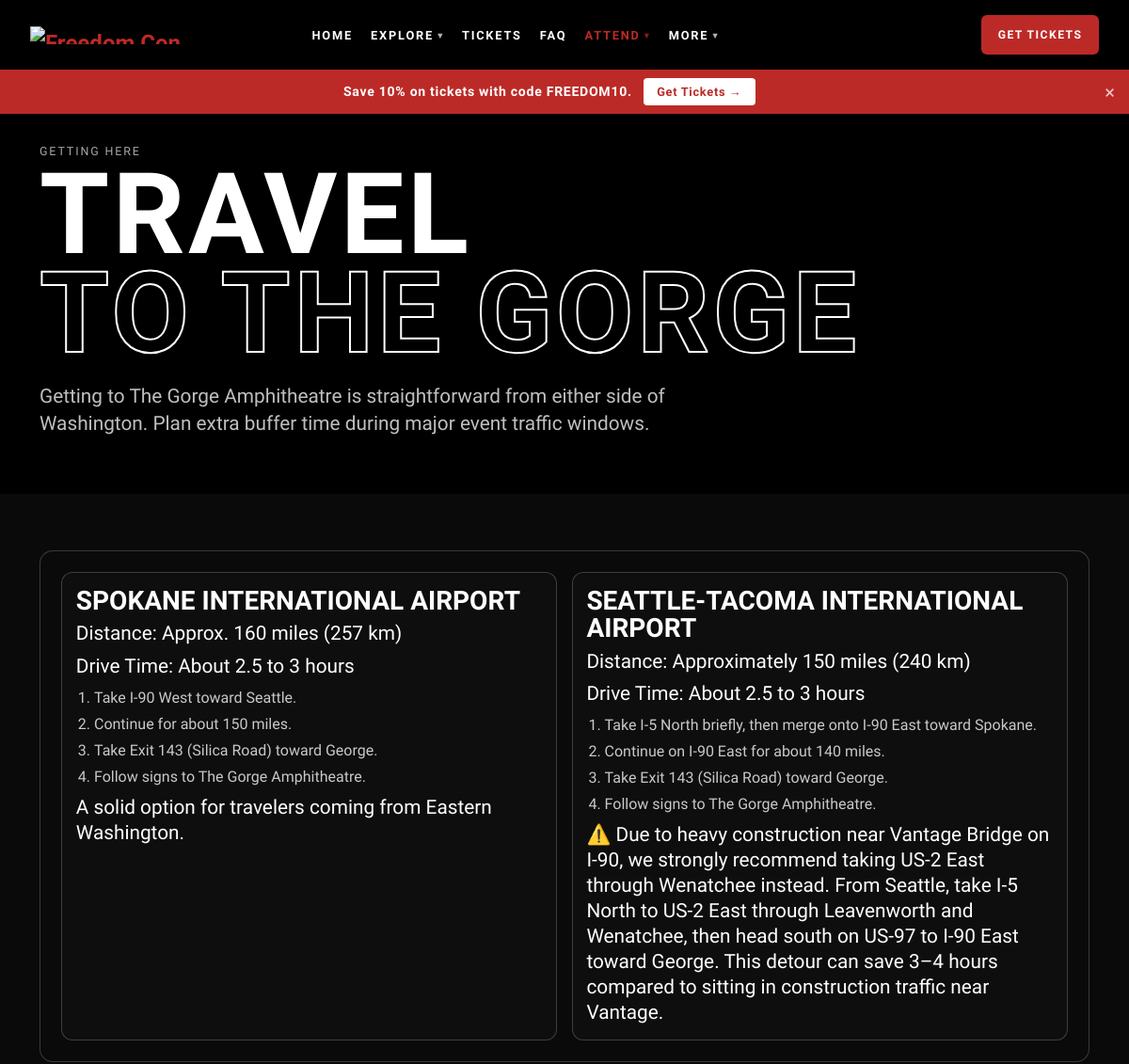
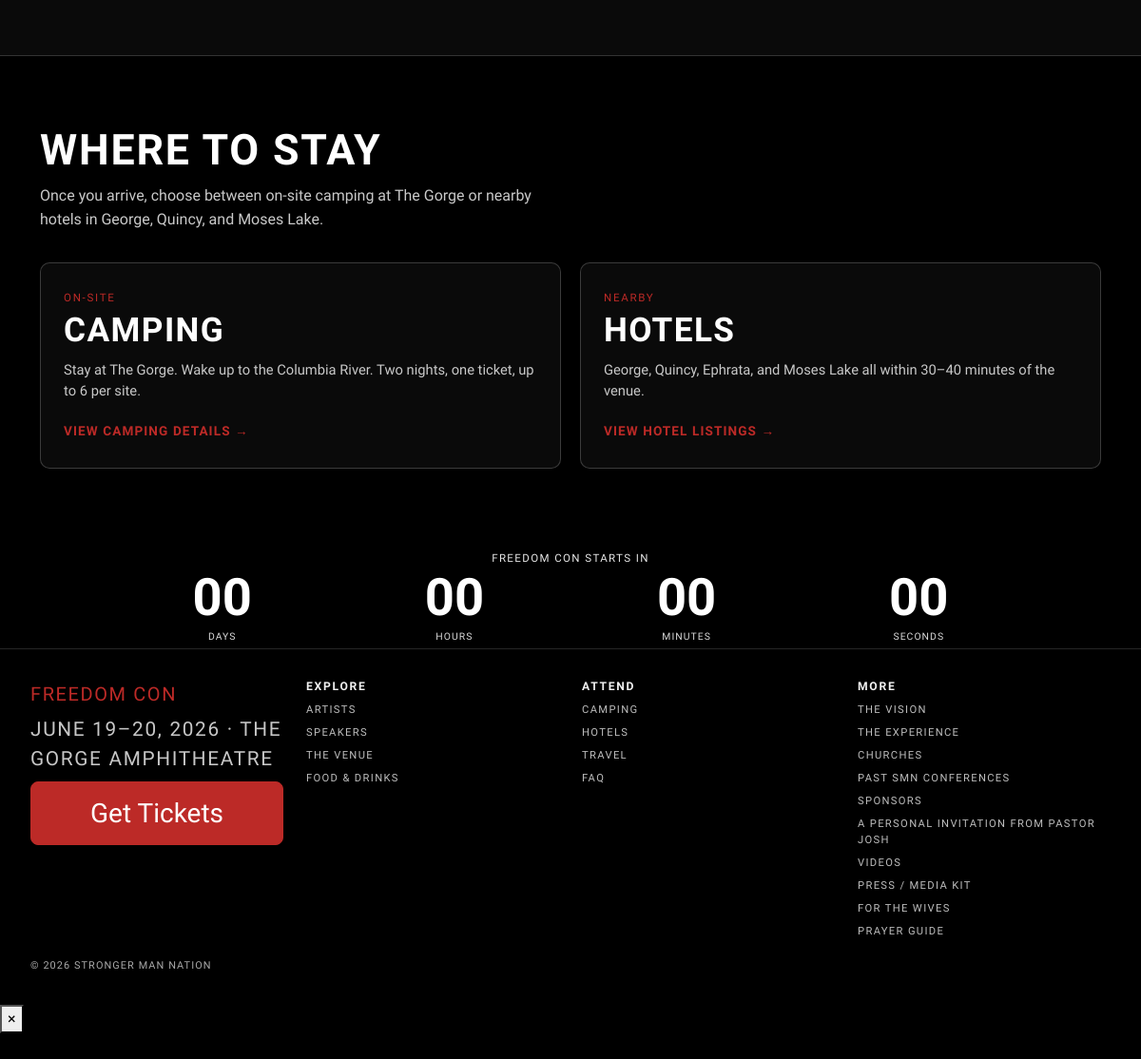
The app's page /travel with its own data (2 pictures, top to bottom).
### src/models/main.py (models this page shows, shortened)
class Airport(db.Model):
    __tablename__ = "airports"
    id = db.Column(db.Integer, primary_key=True)
    name = db.Column(db.String(300), nullable=False)
    distance = db.Column(db.String(200), default="")
    drive_time = db.Column(db.String(200), default="")
    route_json = db.Column(db.Text, default="[]")
    notes = db.Column(db.Text, default="")
    sort_order = db.Column(db.Integer, default=0)
    def to_dict(self) -> dict:
        return {
            "name": self.name,
            "distance": self.distance,
            "drive_time": self.drive_time,
            "route": _json_load(self.route_json, []),
            "notes": self.notes,
        }

### src/controllers/routes.py (the view)
@public_bp.get("/travel")
def travel_page() -> str:
	return render_template(
		"public/traveling/index.html",
		travel_info=get_travel_info(),
		seo=build_seo(
			title="FREEDOM CON Travel Guide | Getting to The Gorge Amphitheatre",
			description="Plan your drive to The Gorge Amphitheatre for Freedom Con. Airport routes, drive times, and travel tips from Seattle and Spokane.",
			path="/travel",
		),
	)

### src/controllers/routes.py (called while the page is built)
def build_seo(
	*,
	title: str,
	description: str,
	path: str,
	canonical_path: str | None = None,
	robots: str = "index,follow",
	og_type: str = "website",
	image_path: str = "https://pub-fc470c82f793409f9e6c126deeb0387d.r2.dev/img/guys_rise_of_the_statesmen.webp",
) -> dict[str, str]:
	resolved_canonical = canonical_path or path
	resolved_image = image_path if image_path.startswith("http") else f"{SITE_URL}{image_path}"
	return {
		"title": title,
		"description": description,
		"canonical_url": f"{SITE_URL}{resolved_canonical}",
		"robots": robots,
		"og_type": og_type,
		"og_image_url": resolved_image,
		"site_name": "Freedom Con",
		"twitter_card": "summary_large_image",
	}

### src/models/main.py (called while the page is built)
def _json_load(raw: str | None, default):
    try:
        return json.loads(raw) if raw else default
    except (ValueError, TypeError):
        return default

    def get_value(self):
        return _json_load(self.value_json, {})

### src/services/main.py (called while the page is built)
def get_travel_info() -> dict:
    from src.models.main import Airport, db
    meta = _get_site_config("travel_info_meta", {})
    airport_rows = db.session.execute(
        db.select(Airport).order_by(Airport.sort_order)
    ).scalars().all()
    return {
        "overview": meta.get("overview", ""),
        "airports": [r.to_dict() for r in airport_rows],
    }

def _get_site_config(key: str, default=None):
    from src.models.main import SiteConfig, db
    row = db.session.execute(
        db.select(SiteConfig).where(SiteConfig.key == key)
    ).scalar_one_or_none()
    if row is None:
        return default if default is not None else {}
    return row.get_value()

### src/templates/public/traveling/index.html (shortened to what this page needs)
{% extends "bases/public.html" %}
{% from "components/macros/banner.html" import slim_banner %}
{% block styles %}
<link rel="stylesheet" href="{{ url_for('static', filename='css/components/accommodations.css') }}">
{% endblock %}
{% block navigation %}
{% include "components/navigation.html" %}
{% endblock %}
{% block content %}
<main class="traveling-page">
	<section class="traveling-hero" aria-label="Travel page header">
		<div class="traveling-hero__inner container-xl">
			<p class="traveling-hero__eyebrow">Getting Here</p>
			<h1 class="traveling-hero__title">
				<span class="traveling-hero__title-filled">Travel</span><span class="traveling-hero__title-outlined"> to The Gorge</span>
			</h1>
			<p class="traveling-hero__copy">{{ travel_info.overview }}</p>
		</div>
	</section>
	<section class="accommodations-section" aria-label="Travel details">
		<div class="accommodations-section__inner container-xl">
			<div class="accommodations-panel">
				<div class="accommodations-panel__grid">
					{% for airport in travel_info.airports %}
					<article class="accommodations-card">
						<h3>{{ airport.name }}</h3>
						<p><strong>Distance:</strong> {{ airport.distance }}</p>
						<p><strong>Drive Time:</strong> {{ airport.drive_time }}</p>
						<ol class="accommodations-route-list">
							{% for step in airport.route %}
							<li>{{ step }}</li>
							{% endfor %}
						</ol>
						<p>{{ airport.notes }}</p>
					</article>
					{% endfor %}
				</div>
			</div>
		</div>
	</section>
	<section class="traveling-cta" aria-label="Where to stay">
		<div class="traveling-cta__inner container-xl">
			<h2 class="traveling-cta__heading">Where to Stay</h2>
			<p class="traveling-cta__copy">Once you arrive, choose between on-site camping at The Gorge or nearby hotels in George, Quincy, and Moses Lake.</p>
			<div class="accommodations-hub__grid" style="margin-top: 1.5rem;">
				<a class="accommodations-hub__card" href="/camping">
					<p class="accommodations-hub__card-eyebrow">On-Site</p>
					<h3 class="accommodations-hub__card-title">Camping</h3>
					<p class="accommodations-hub__card-copy">Stay at The Gorge. Wake up to the Columbia River. Two nights, one ticket, up to 6 per site.</p>
					<span class="accommodations-hub__card-cta">View Camping Details &rarr;</span>
				</a>
				<a class="accommodations-hub__card" href="/hotels">
					<p class="accommodations-hub__card-eyebrow">Nearby</p>
					<h3 class="accommodations-hub__card-title">Hotels</h3>
					<p class="accommodations-hub__card-copy">George, Quincy, Ephrata, and Moses Lake all within 30&ndash;40 minutes of the venue.</p>
					<span class="accommodations-hub__card-cta">View Hotel Listings &rarr;</span>
				</a>
			</div>
		</div>
	</section>
</main>
{% endblock %}
{% block footer %}
{% include "components/footer.html" %}
{% endblock %}

### src/static/css/main.css (style rules this page uses)
:root { color-scheme: light; --font-regular: "Oswald", Arial, sans-serif; --font-action: "Fremont", "Oswald", Arial, sans-serif; --font-primary: var(--font-regular); --font-secondary: var(--font-action); --font-oswald-light: var(--font-regular); --font-oswald-bold: var(--font-regular); --font-fremont-osf-bold: var(--font-action); --font-ghost-factory: "Ghost Factory", "Fremont", "Oswald", Arial, sans-serif; --font-american-scribe: "American Scribe", cursive; --color-primary: #000000; --color-secondary: #ffffff; --color-accent: #BC2A27; --color-bg: var(--color-secondary); --color-text: var(--color-primary); --color-surface: var(--color-primary); --color-on-surface: var(--color-secondary); --font-size-p: 1.3em; --font-size-h1: 2.5rem; --font-size-h2: 2rem; --font-size-h3: 1.75rem; --font-size-h4: 1.5rem; --font-size-h5: 1.25rem; --font-size-h6: 1rem; }
html, body { margin: 0; }
body { font-family: var(--font-primary); font-weight: 300; background: var(--color-bg); color: var(--color-text); }
h1, h2, h3, h4, h5, h6, .font-secondary { font-family: var(--font-secondary); font-weight: 700; }
h1 { font-size: var(--font-size-h1); }
h2 { font-size: var(--font-size-h2); }
h3 { font-size: var(--font-size-h3); }
p { font-size: var(--font-size-p); }

### src/static/css/components/freedom_con_shell.css (style rules this page uses)
:root { --fc-bg: #000000; --fc-surface: #0a0a0a; --fc-ink: #ffffff; --fc-accent: #BC2A27; --fc-muted: #c9c9c9; --fc-line: rgba(255, 255, 255, 0.2); --color-primary: #000000; --color-secondary: #ffffff; --font-oswald-bold: var(--font-regular); --font-oswald-light: var(--font-regular); }
body { background: var(--fc-bg); color: var(--fc-ink); font-family: var(--font-oswald-light); }

### records on screen
Airport: name "SPOKANE INTERNATIONAL AIRPORT", distance "Approx. 160 miles (257 km)", drive_time "About 2.5 to 3 hours", route "Take I-90 West toward Seattle." "Continue for about 150 miles." "Take Exit 143 (Silica Road) toward George." "Follow signs to The Gorge Amphitheatre.", notes "A solid option for travelers coming from Eastern Washington."
Airport: name "SEATTLE-TACOMA INTERNATIONAL AIRPORT", distance "Approximately 150 miles (240 km)", drive_time "About 2.5 to 3 hours", route "Take I-5 North briefly, then merge onto I-90 East toward Spokane." "Continue on I-90 East for about 140 miles." "Take Exit 143 (Silica Road) toward George." "Follow signs to The Gorge Amphitheatre.", notes "⚠️ Due to heavy construction near Vantage Bridge on I-90, we strongly recommend taking US-2 East through Wenatchee instead. From Seattle, take I-5 North to US-2 East through Leavenworth and Wenatchee, then head south on US-97 to I-90 East toward George. This detour can save 3–4 hours compared to sitting in construction traffic near Vantage."

### other values on screen
{{ primary_text }} "GET TICKETS Get Tickets"
{{ travel_info.overview }} "Getting to The Gorge Amphitheatre is straightforward from either side of Washington. Plan extra buffer time during major event traffic windows."
